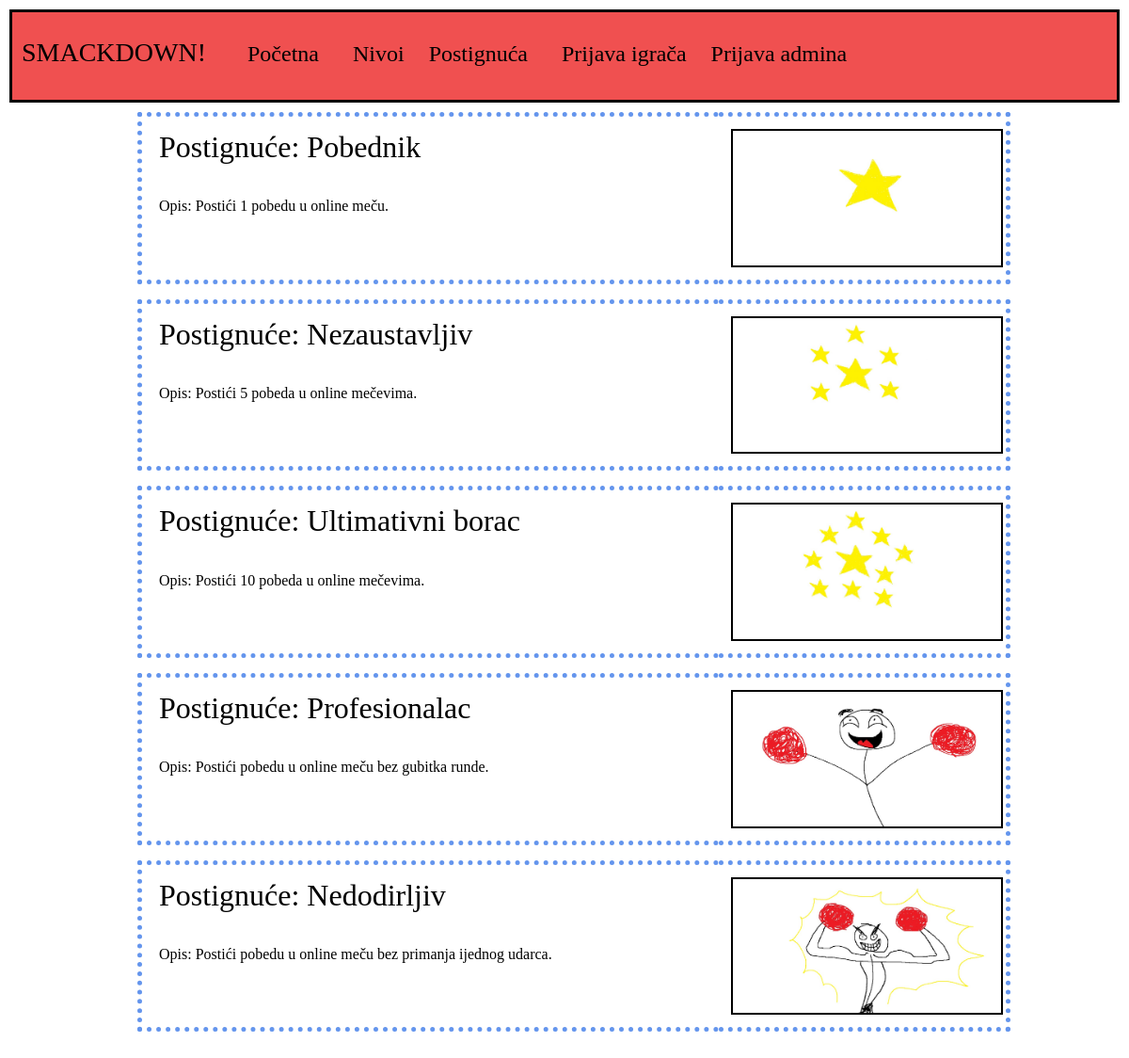
Screenshot of /postignuca.php with the database file from the repository.
### tables this page shows
CREATE TABLE `postignuca` (
  `IdPostignuca` int(10) UNSIGNED NOT NULL,
  `NazivPostignuca` varchar(50) NOT NULL,
  `Opis` varchar(255) NOT NULL,
  `Img` varchar(50) NOT NULL
);

### postignuca.php (the view, shortened to what this page needs)
<!DOCTYPE html>
<html lang="en">
<head>
    <link href="https://cdn.jsdelivr.net/npm/bootstrap@5.3.3/dist/css/bootstrap.min.css" rel="stylesheet">
    <link rel="stylesheet" href="./CSS/postignuca.css" type="text/css">
</head>
<body>
        <nav class="navbar navbar-expand-lg">
        <a class="navbar-brand" href="./pocetnaStranica.php"><h3>SMACKDOWN!</h3></a>
        <div class="collapse navbar-collapse" id="navbarNav">
            <ul class="navbar-nav mr-auto">
                <li class="nav-item active">
                    <a class="nav-link" href="./pocetnaStranica.php">Početna<span class="sr-only">  </span></a>
                </li>
                <li class="nav-item">
                    <a class="nav-link" href="./nivoi.php">Nivoi</a>
                </li>
                <li class="nav-item">
                    <a class="nav-link" href="./postignuca.php">Postignuća</a>
                </li>
            </ul>
            <ul class="navbar-nav ml-auto">
                <li class="nav-item">
                    <a class="nav-link" href="./loginStranica.php">Prijava igrača</a>
                </li>
                <li class="nav-item">
                    <a class="nav-link" href="./loginStranicaAdmin.php">Prijava admina</a>
                </li>
            </ul>
        </div>
    </nav>
    <div class="container">
        <div class="col-md-12 mb-4">
            <?php
                include_once ("./PHP/connection.php");
                $query = "SELECT * FROM postignuca";
                $result = $connection->query($query);
                if($result->num_rows>0)
                {
                    while($row = $result->fetch_assoc())
                    {
                        echo '<table class="table">';
                        echo '<tbody>';
                        echo '    <td class="col-md-4 mb-4">';
                        echo '      <div>';
                        echo '           <h2>Postignuće: ' . $row['NazivPostignuca']  . '</h2>';
                        echo '       </div>';
                        echo '       <div>';
                        echo '       <br>';
                        echo '           <p>Opis: ' .  $row['Opis'] . '</p>';   echo '';
                        echo '       </div>';
                        echo '   </td>';
                        echo '   <td class="col-md-2 mb-4">';
                        echo '       <img src=" ' .  $row['Img'] .' " class="img-fluid gallery-image" alt=" ' .  $row['NazivPostignuca'] .' ">';
                        echo '   </td>';
                        echo '</tbody>';
                        echo '</table>';
                    }
                }
            ?>
        </div>
    </div>
</body>
</html>

### CSS/postignuca.css (style rules this page uses)
* { margin: 5px; }
body { font-family:cursive; }
.navbar { background-color: rgb(240, 80, 80); border: 3px solid black; font-size: 18pt; }
.nav-item > a { margin: auto; padding: auto; -webkit-text-fill-color: black; border-bottom: 5px dotted transparent; }
.container { display: block; width: 80%; align-content:center; }
.table { border: 5px dotted cornflowerblue; }
.gallery-image { border: 2px solid black; height: auto; object-fit: cover; }

### rows the page displays
postignuca: NazivPostignuca "Pobednik", Opis "Postići 1 pobedu u online meču.", Img+NazivPostignuca (picture)
postignuca: NazivPostignuca "Nezaustavljiv", Opis "Postići 5 pobeda u online mečevima.", Img+NazivPostignuca (picture)
postignuca: NazivPostignuca "Ultimativni borac", Opis "Postići 10 pobeda u online mečevima.", Img (picture)
postignuca: NazivPostignuca "Profesionalac", Opis "Postići pobedu u online meču bez gubitka runde.", Img+NazivPostignuca (picture)
postignuca: NazivPostignuca "Nedodirljiv", Opis "Postići pobedu u online meču bez primanja ijednog udarca.", Img (picture)
